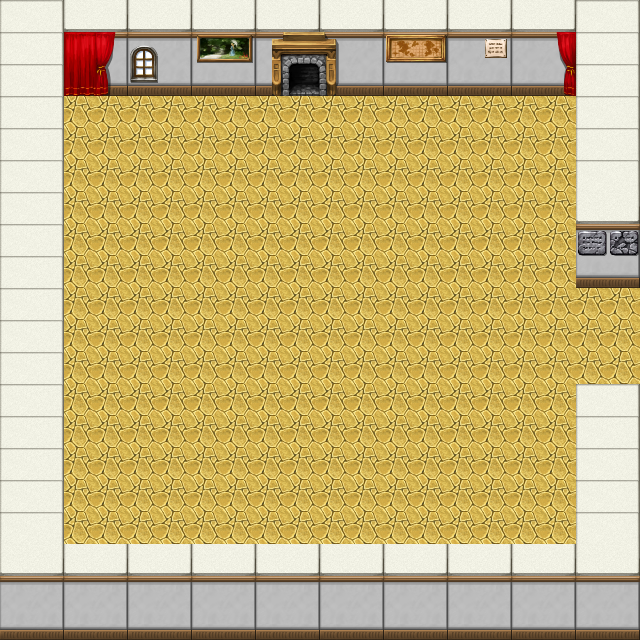

The image is a tile-based game level rendered from a .tmx file. Its description and source (layers, tilesets, objects; grid data summarised) follow:
An orthogonal 20x20 tile map with 32x32 px tiles, 3 tile layers (background, buildings, cover) and 2 objects (player, door).

<map version="1.0" tiledversion="1.1.5" orientation="orthogonal" renderorder="right-down" width="20" height="20" tilewidth="32" tileheight="32" infinite="0" nextobjectid="3">
 <tileset firstgid="1" name="map2" tilewidth="32" tileheight="32" tilecount="1600" columns="40">
  <image source="../Game-GetOut/assets/images/map2.png" width="1280" height="1280" />
 </tileset>
 <layer name="background" width="20" height="20">
  <data>[400 cells, 400 non-empty, 6 distinct tile ids]</data>
 </layer>
 <layer name="buildings" width="20" height="20">
  <properties>
   <property name="collision" type="bool" value="true" />
  </properties>
  <data>[400 cells, 170 non-empty, 8 distinct tile ids]</data>
 </layer>
 <layer name="cover" width="20" height="20">
  <data>[400 cells, 21 non-empty, 21 distinct tile ids]</data>
 </layer>
 <objectgroup name="objects">
  <object id="1" name="player" type="player" x="558" y="323" width="32" height="32">
   <properties>
    <property name="group" value="players" />
    <property name="texture" value="player_spritesheet" />
    <property name="walking_speed" type="int" value="50" />
   </properties>
  </object>
  <object id="2" name="door" type="door" x="608" y="288" width="32" height="94">
   <properties>
    <property name="group" value="doors" />
    <property name="next_level" value="assets/preload/map2.json" />
    <property name="texture" value="" />
   </properties>
  </object>
 </objectgroup>
</map>
